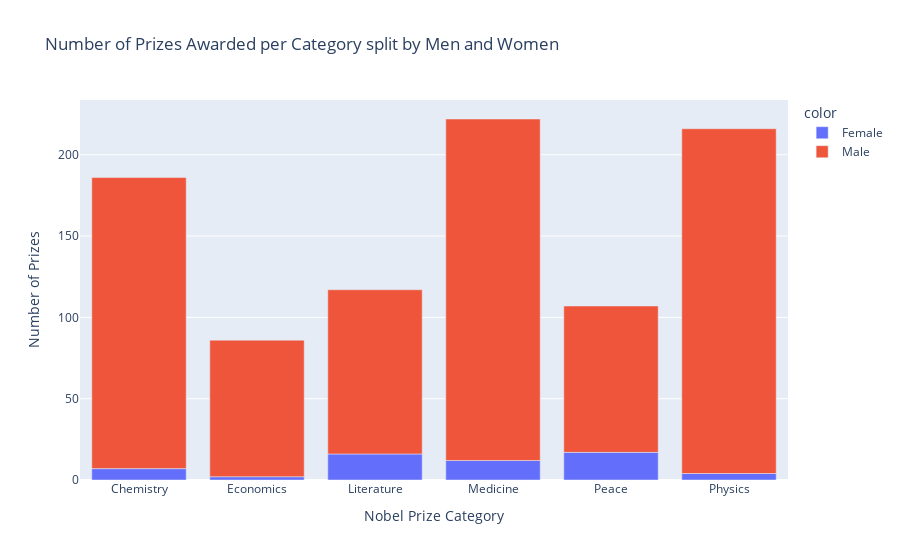

Here is the notebook cell this chart was saved with:
### Code cell
v_bar_split = px.bar(x = cat_men_women.category,
                     y = cat_men_women.prize,
                     color = cat_men_women.sex,
                     title='Number of Prizes Awarded per Category split by Men and Women')
 
v_bar_split.update_layout(xaxis_title='Nobel Prize Category', 
                          yaxis_title='Number of Prizes')
v_bar_split.show()

### Figure 1 — Plotly figure (JSON) as saved in the notebook; plotly's stock layout.template omitted (floating-point values rounded to 4 significant figures)
{"data": [{"alignmentgroup": "True", "hovertemplate": "color=Female<br>x=%{x}<br>y=%{y}<extra></extra>", "legendgroup": "Female", "marker": {"color": "#636efa", "pattern": {"shape": ""}}, "name": "Female", "offsetgroup": "Female", "orientation": "v", "showlegend": true, "textposition": "auto", "type": "bar", "x": ["Chemistry", "Economics", "Literature", "Medicine", "Peace", "Physics"], "xaxis": "x", "y": [7, 2, 16, 12, 17, 4], "yaxis": "y"}, {"alignmentgroup": "True", "hovertemplate": "color=Male<br>x=%{x}<br>y=%{y}<extra></extra>", "legendgroup": "Male", "marker": {"color": "#EF553B", "pattern": {"shape": ""}}, "name": "Male", "offsetgroup": "Male", "orientation": "v", "showlegend": true, "textposition": "auto", "type": "bar", "x": ["Chemistry", "Economics", "Literature", "Medicine", "Peace", "Physics"], "xaxis": "x", "y": [179, 84, 101, 210, 90, 212], "yaxis": "y"}], "layout": {"barmode": "relative", "legend": {"title": {"text": "color"}, "tracegroupgap": 0}, "title": {"text": "Number of Prizes Awarded per Category split by Men and Women"}, "xaxis": {"anchor": "y", "domain": [0, 1], "title": {"text": "Nobel Prize Category"}}, "yaxis": {"anchor": "x", "domain": [0, 1], "title": {"text": "Number of Prizes"}}}}
